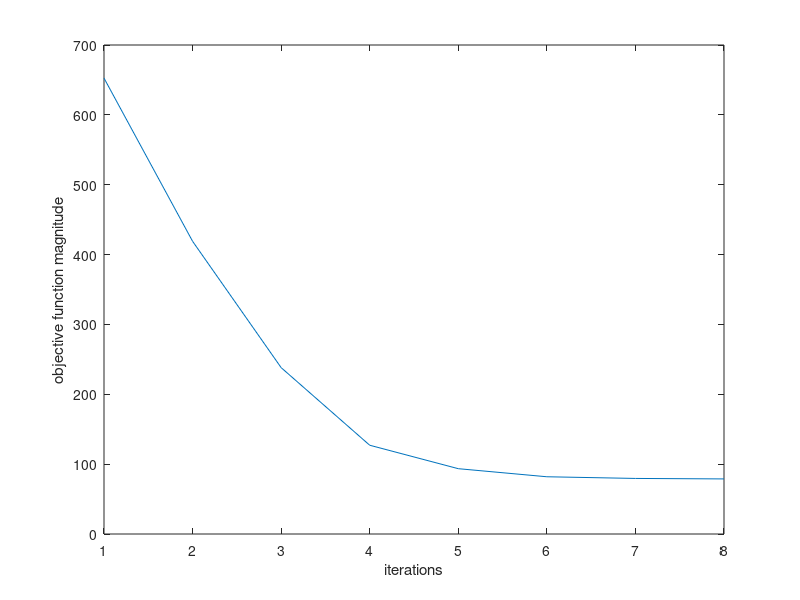

Source code (MATLAB):
clear

load fisheriris
[idx,C,sumd,D] = kmeans(meas,3,'start',zeros(3,4),'display','iter');

distance_zero = [652.601,419.037,238.144,127.067,93.5001,81.9427,79.5415,78.8514];

plot(distance_zero);
ylabel('objective function magnitude');
xlabel('iterations');